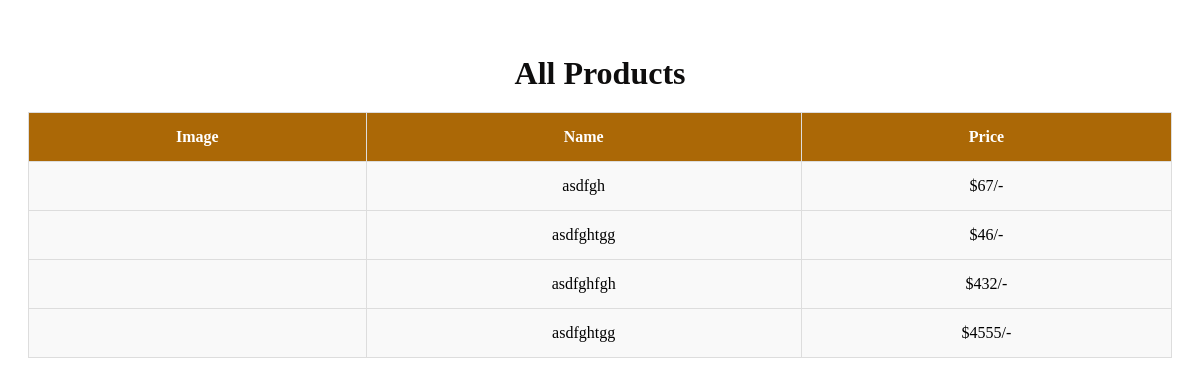
Page /admin/products.php on the earlier database version.
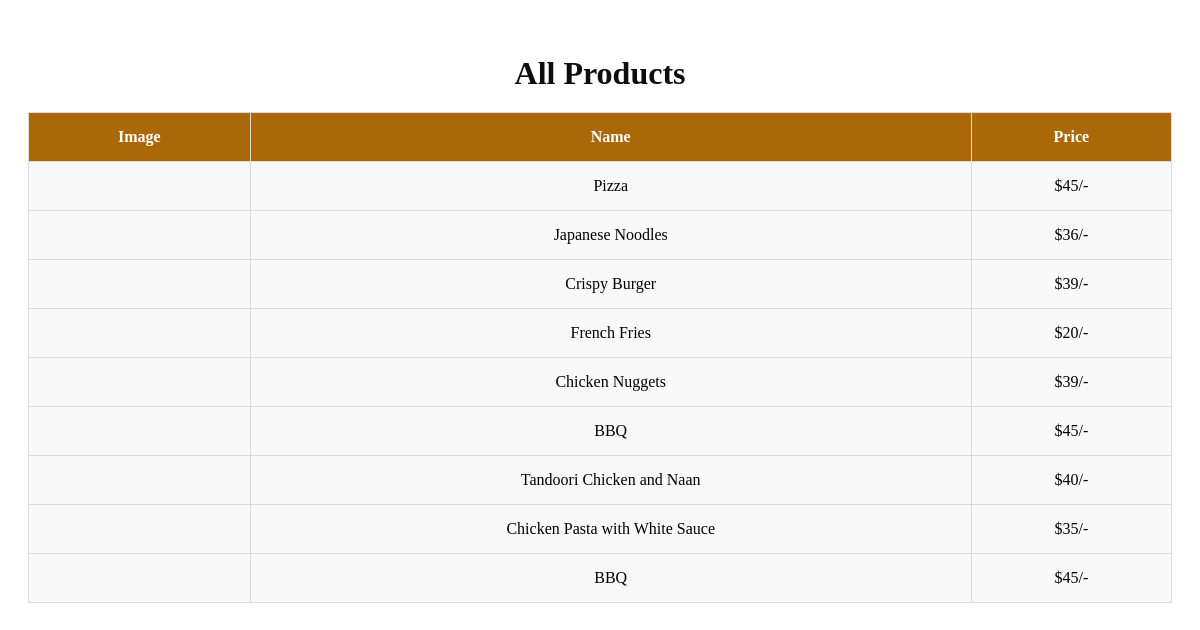
Same page on the later database version.
### tables this page shows
CREATE TABLE `products` (
  `id` int(255) NOT NULL,
  `name` varchar(255) NOT NULL,
  `price` varchar(255) NOT NULL,
  `image` varchar(255) NOT NULL
);

### admin/products.php (the view, shortened to what this page needs)
<?php
@include 'config2.php';
?>
<!DOCTYPE html>
<html lang="en">
<head>
   <link rel="stylesheet" href="https://cdnjs.cloudflare.com/ajax/libs/font-awesome/6.0.0/css/all.min.css">
   <link rel="stylesheet" href="css/products.css">
</head>
<body>
<div class="container">
<section class="products">
   <h1 class="heading">All Products</h1>
   <table class="product-table">
      <thead>
         <tr>
            <th>Image</th>
            <th>Name</th>
            <th>Price</th>
         </tr>
      </thead>
      <tbody>
         <?php
         $select_products = mysqli_query($conn, "SELECT * FROM `products`");
         if(mysqli_num_rows($select_products) > 0){
            while($fetch_product = mysqli_fetch_assoc($select_products)){
         ?>
         <tr>
            <td><img src="uploaded_img/<?php echo $fetch_product['image']; ?>" alt=""></td>
            <td><?php echo $fetch_product['name']; ?></td>
            <td>$<?php echo $fetch_product['price']; ?>/-</td>
         </tr>
         <?php
            };
         };
         ?>
      </tbody>
   </table>
</section>
</div>
</body>
</html>

Differences in the rows shown:
removed products: name "asdfgh", price "67"
removed products: name "asdfghtgg", price "46"
removed products: name "asdfghfgh", price "432"
removed products: name "asdfghtgg", price "4555"
added products: name "Pizza", price "45"
added products: name "Japanese Noodles", price "36"
added products: name "Crispy Burger", price "39"
added products: name "French Fries", price "20"
added products: name "Chicken Nuggets", price "39"
added products: name "BBQ", price "45"
added products: name "Tandoori Chicken and Naan", price "40"
added products: name "Chicken Pasta with White Sauce", price "35"
added products: name "BBQ", price "45"
